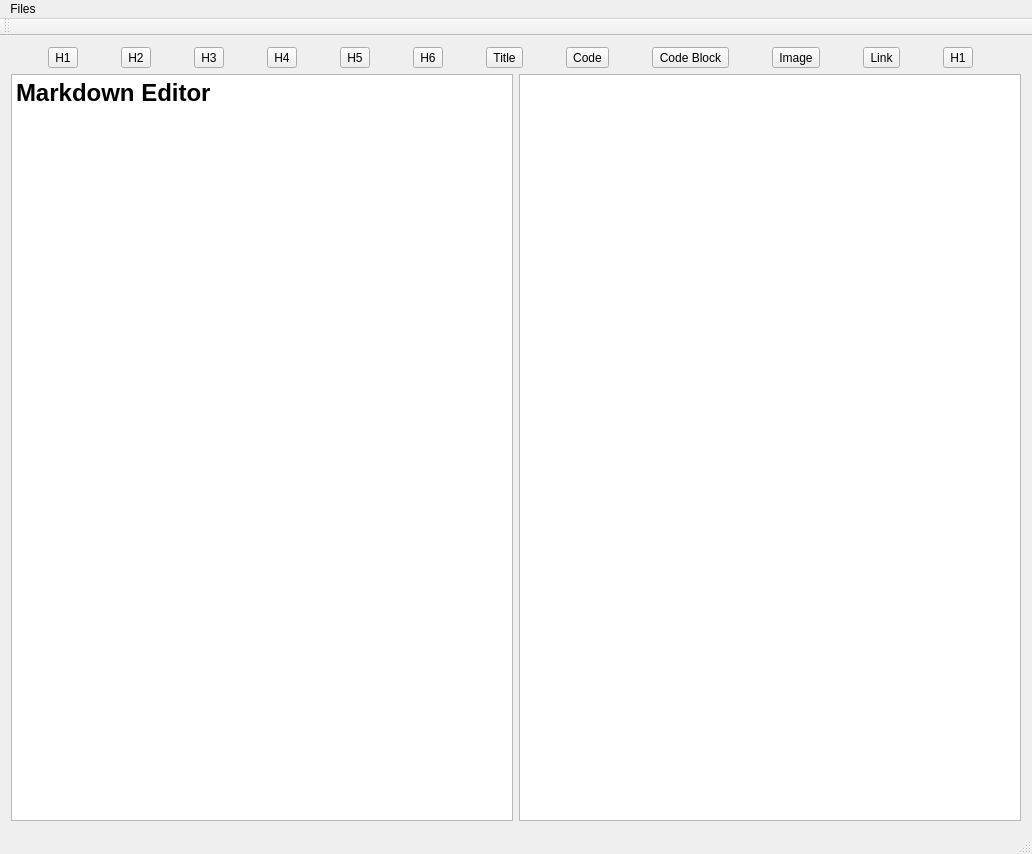
<?xml version="1.0" encoding="UTF-8"?>
<ui version="4.0">
 <class>MainWindow</class>
 <widget class="QMainWindow" name="MainWindow">
  <property name="enabled">
   <bool>true</bool>
  </property>
  <property name="geometry">
   <rect>
    <x>0</x>
    <y>0</y>
    <width>1032</width>
    <height>854</height>
   </rect>
  </property>
  <property name="windowTitle">
   <string>MarkDownRealTime</string>
  </property>
  <widget class="QWidget" name="centralWidget">
   <layout class="QGridLayout" name="gridLayout">
    <item row="0" column="0" colspan="2">
     <layout class="QHBoxLayout" name="horizontalLayout_2">
      <property name="sizeConstraint">
       <enum>QLayout::SetDefaultConstraint</enum>
      </property>
      <item>
       <widget class="QToolButton" name="toolButton_2">
        <property name="text">
         <string>H1</string>
        </property>
       </widget>
      </item>
      <item>
       <widget class="QToolButton" name="toolButton_12">
        <property name="text">
         <string>H2</string>
        </property>
       </widget>
      </item>
      <item>
       <widget class="QToolButton" name="toolButton_11">
        <property name="text">
         <string>H3</string>
        </property>
       </widget>
      </item>
      <item>
       <widget class="QToolButton" name="toolButton_10">
        <property name="text">
         <string>H4</string>
        </property>
       </widget>
      </item>
      <item>
       <widget class="QToolButton" name="toolButton_9">
        <property name="text">
         <string>H5</string>
        </property>
       </widget>
      </item>
      <item>
       <widget class="QToolButton" name="toolButton_8">
        <property name="text">
         <string>H6</string>
        </property>
       </widget>
      </item>
      <item>
       <widget class="QToolButton" name="toolButton_7">
        <property name="text">
         <string>Title</string>
        </property>
       </widget>
      </item>
      <item>
       <widget class="QToolButton" name="toolButton_6">
        <property name="text">
         <string>Code</string>
        </property>
       </widget>
      </item>
      <item>
       <widget class="QToolButton" name="toolButton_5">
        <property name="text">
         <string>Code Block</string>
        </property>
       </widget>
      </item>
      <item>
       <widget class="QToolButton" name="toolButton_4">
        <property name="text">
         <string>Image</string>
        </property>
       </widget>
      </item>
      <item>
       <widget class="QToolButton" name="toolButton_3">
        <property name="text">
         <string>Link</string>
        </property>
       </widget>
      </item>
      <item>
       <widget class="QToolButton" name="toolButton">
        <property name="enabled">
         <bool>true</bool>
        </property>
        <property name="text">
         <string>H1</string>
        </property>
       </widget>
      </item>
     </layout>
    </item>
    <item row="1" column="0">
     <widget class="QTextBrowser" name="textBrowser">
      <property name="readOnly">
       <bool>false</bool>
      </property>
      <property name="html">
       <string>&lt;!DOCTYPE HTML PUBLIC &quot;-//W3C//DTD HTML 4.0//EN&quot; &quot;http://www.w3.org/TR/REC-html40/strict.dtd&quot;&gt;
&lt;html&gt;&lt;head&gt;&lt;meta name=&quot;qrichtext&quot; content=&quot;1&quot; /&gt;&lt;style type=&quot;text/css&quot;&gt;
p, li { white-space: pre-wrap; }
&lt;/style&gt;&lt;/head&gt;&lt;body style=&quot; font-family:'Ubuntu'; font-size:11pt; font-weight:400; font-style:normal;&quot;&gt;
&lt;p style=&quot; margin-top:0px; margin-bottom:0px; margin-left:0px; margin-right:0px; -qt-block-indent:0; text-indent:0px;&quot;&gt;&lt;span style=&quot; font-size:18pt; font-weight:600;&quot;&gt;Markdown Editor&lt;/span&gt;&lt;/p&gt;&lt;/body&gt;&lt;/html&gt;</string>
      </property>
     </widget>
    </item>
    <item row="1" column="1">
     <widget class="QTextBrowser" name="textBrowser_2">
      <property name="readOnly">
       <bool>true</bool>
      </property>
      <property name="overwriteMode">
       <bool>false</bool>
      </property>
      <property name="source">
       <url>
        <string>file:///home/ham/document/QT/MarkdownEditor/MarkdownEditor/index.html</string>
       </url>
      </property>
      <property name="searchPaths">
       <stringlist>
        <string>.</string>
        <string></string>
       </stringlist>
      </property>
     </widget>
    </item>
   </layout>
  </widget>
  <widget class="QMenuBar" name="menuBar">
   <property name="geometry">
    <rect>
     <x>0</x>
     <y>0</y>
     <width>1032</width>
     <height>25</height>
    </rect>
   </property>
   <widget class="QMenu" name="menuFiles">
    <property name="title">
     <string>Files</string>
    </property>
   </widget>
   <addaction name="menuFiles"/>
  </widget>
  <widget class="QToolBar" name="mainToolBar">
   <attribute name="toolBarArea">
    <enum>TopToolBarArea</enum>
   </attribute>
   <attribute name="toolBarBreak">
    <bool>false</bool>
   </attribute>
  </widget>
  <widget class="QStatusBar" name="statusBar"/>
  <action name="actionFile">
   <property name="text">
    <string>File</string>
   </property>
  </action>
 </widget>
 <layoutdefault spacing="6" margin="11"/>
 <resources/>
 <connections/>
</ui>
